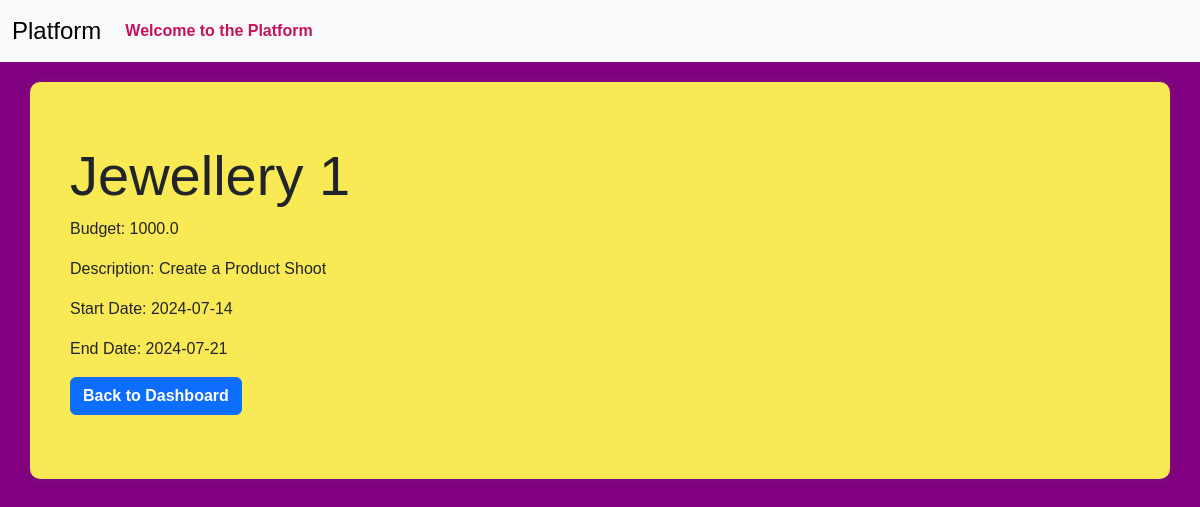
The app's page /admin/view_campaign/1 (signed in), older data.
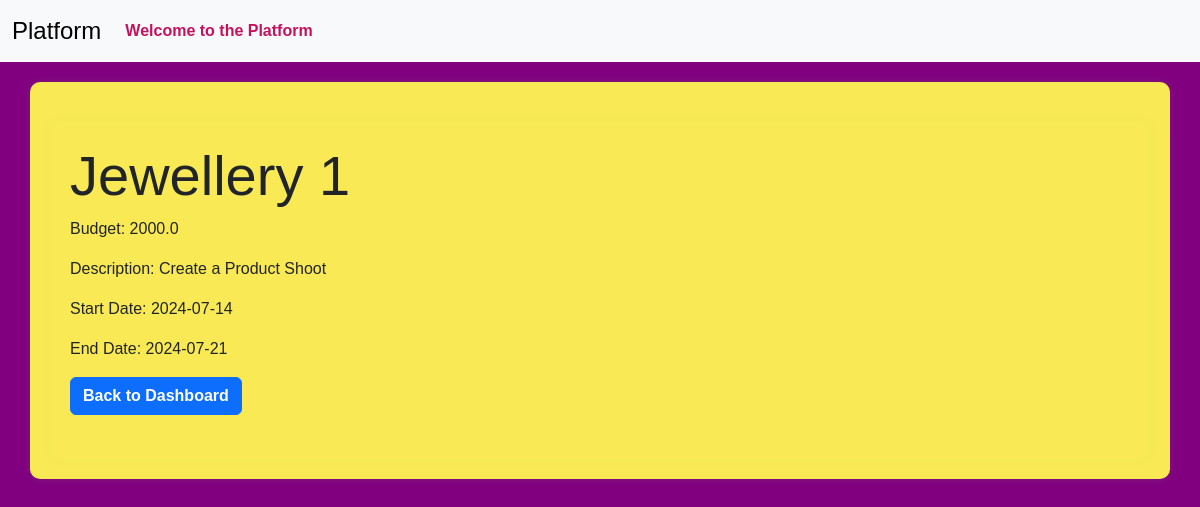
The same page, newer data.
### models.py (models this page shows)
class Campaign(db.Model):
    __tablename__ = 'campaign'
    id = Column(Integer, primary_key=True)
    name = Column(String(256), unique=False)
    description = Column(Text, nullable=True)
    start_date = Column(Date, nullable=False,default=date.today())
    end_date = Column(Date, nullable=False,default=lambda:date.today()+timedelta(days=30))
    budget = Column(Float, nullable=False,default=0.0)
    visibility = Column(Enum('public', 'private', name='visibility_enum'), nullable=False, default='public')
    sponsor_id = Column(Integer, ForeignKey('sponsor.id'), nullable=False)
    flagged = Column(Boolean, default=False)
    status = Column(String(20), nullable=False,default='In Progress')
    niche = db.Column(db.Enum(NicheEnum), nullable=True)
    completion_status = Column(Boolean, default=False)
    sponsor = relationship('Sponsor', backref='campaigns', overlaps="sponsor_campaigns,sponsor_relation")

### routes.py (the view)
@app.route('/admin/view_campaign/<int:campaign_id>')
@auth_required
def admin_view_campaign(campaign_id):
    campaign=Campaign.query.get_or_404(campaign_id)
    return render_template('admin_view_campaign.html',campaign=campaign)

### app.py (called while the page is built)
@login_manager.user_loader
def load_user(user_id):
    return User.query.get(int(user_id))

### routes.py (called while the page is built)
def auth_required(func):
    @wraps(func)
    def inner(*args,**kwargs):
        if 'user_id' in session:
            return func(*args,**kwargs)
        else:
           flash('Kindly login first.')
           return redirect(url_for('login'))
    return inner

### templates/admin_view_campaign.html (shortened to what this page needs)
{% extends 'layout.html' %}
{% block content %}
<div class="container">
    <h1 class="display-4">{{campaign.name}}</h1>
    <p>Budget: {{campaign.budget}}</p>
    <p>Description: {{campaign.description}}</p>
    <p>Start Date: {{campaign.start_date}}</p>
    <p>End Date: {{campaign.end_date}}</p>
    <a href="{{url_for('admin_dashboard')}}" class="btn btn-primary">Back to Dashboard</a><br><br>
</div>
{% endblock %}

Row changes from the older to the newer data that the page shows:
changed Campaign "Jewellery 1": budget "1000.0" → "2000.0"
